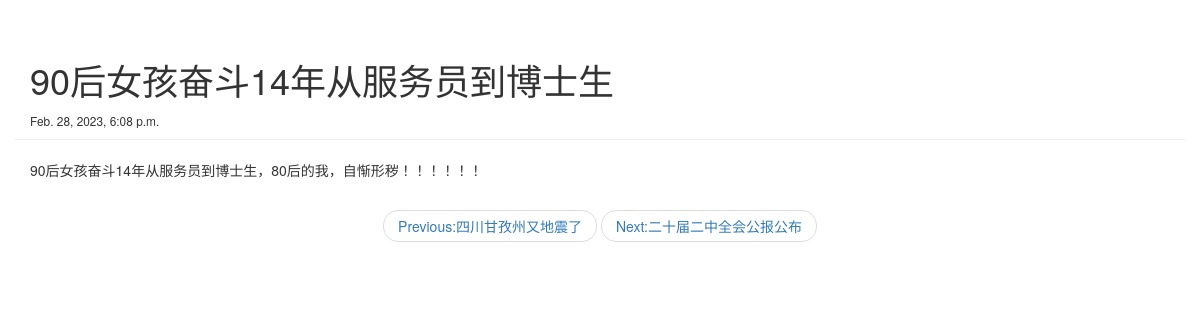
The app's page /blog/detail/14 with its own data.
### blog/models.py (models this page shows, shortened)
class Article(models.Model):
    article_id = models.AutoField(primary_key=True)
    title = models.TextField()
    brief_content = models.TextField()
    content = models.TextField()
    publish_date = models.DateTimeField(auto_now=True)

### blog/views.py (the view)
# urls.py: path('detail/<int:article_id>', blog.views.get_detail_page)
def get_detail_page(request, article_id):
    all_article = Article.objects.all()
    curr_article = None
    previous_index = 0
    next_index = 0
    for index, article in enumerate(all_article):
        if index == 0:
            previous_index = 0
            next_index = index + 1
        elif index == len(all_article) - 1:
            previous_index = index - 1
            next_index = index
        else:
            previous_index = index - 1
            next_index = index + 1
        if article.article_id == article_id:
            curr_article = article
            previous_article = all_article[previous_index]
            next_article = all_article[next_index]
            break
    section_list = curr_article.content.split('\n')
    return render(request, 'blog/detail.html',
                  {
                      'curr_article': curr_article,
                      'section_list': section_list,
                      'previous_article': previous_article,
                      'next_article': next_article
                  }
                  )

### blog/templates/blog/detail.html (shortened to what this page needs)
<!DOCTYPE html>
<html lang="en">
<head>
    <link rel="stylesheet" href="https://stackpath.bootstrapcdn.com/bootstrap/3.4.1/css/bootstrap.min.css"
>
</head>
<body>
<div class="container page-header">
    <h1>{{ curr_article.title}}</h1>
    <small>{{ curr_article.publish_date }}</small>
</div>
<div class="container body-main">
    <div>
        {% for section in section_list %}
        <p>{{ section }}</p>
        {% endfor %}
    </div>
</div>
<div>
    <nav aria-label="...">
  <ul class="pager">
    <li><a href="/blog/detail/{{previous_article.article_id}}">Previous:{{ previous_article.title }}</a></li>
    <li><a href="/blog/detail/{{next_article.article_id}}">Next:{{ next_article.title }}</a></li>
  </ul>
</nav>
</div>
</body>
</html>

### records on screen
Article: title "90后女孩奋斗14年从服务员到博士生", publish_date "Feb. 28, 2023, 6:08 p.m.", section_list "90后女孩奋斗14年从服务员到博士生，80后的我，自惭形秽！！！！！！"
Article: title "四川甘孜州又地震了"
Article: title "二十届二中全会公报公布"
